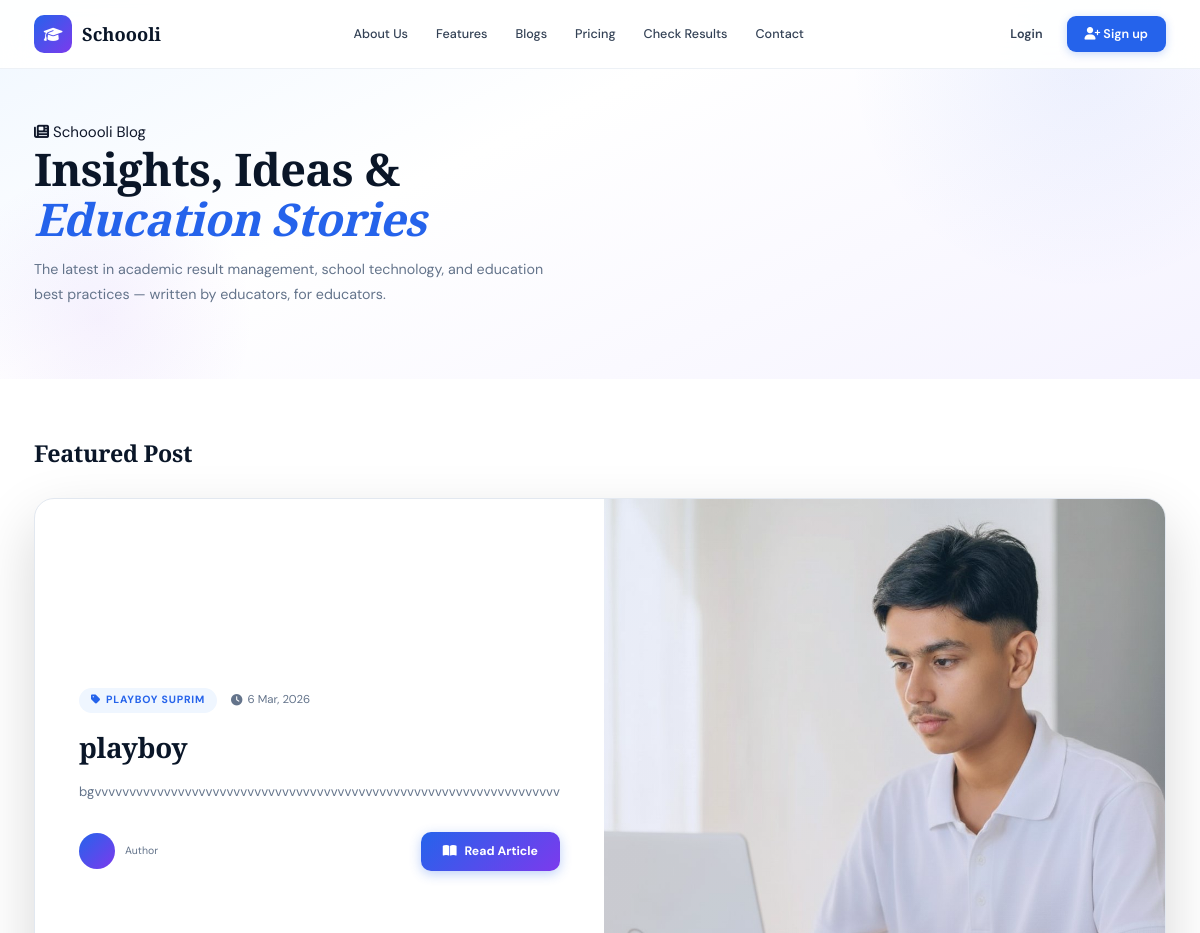
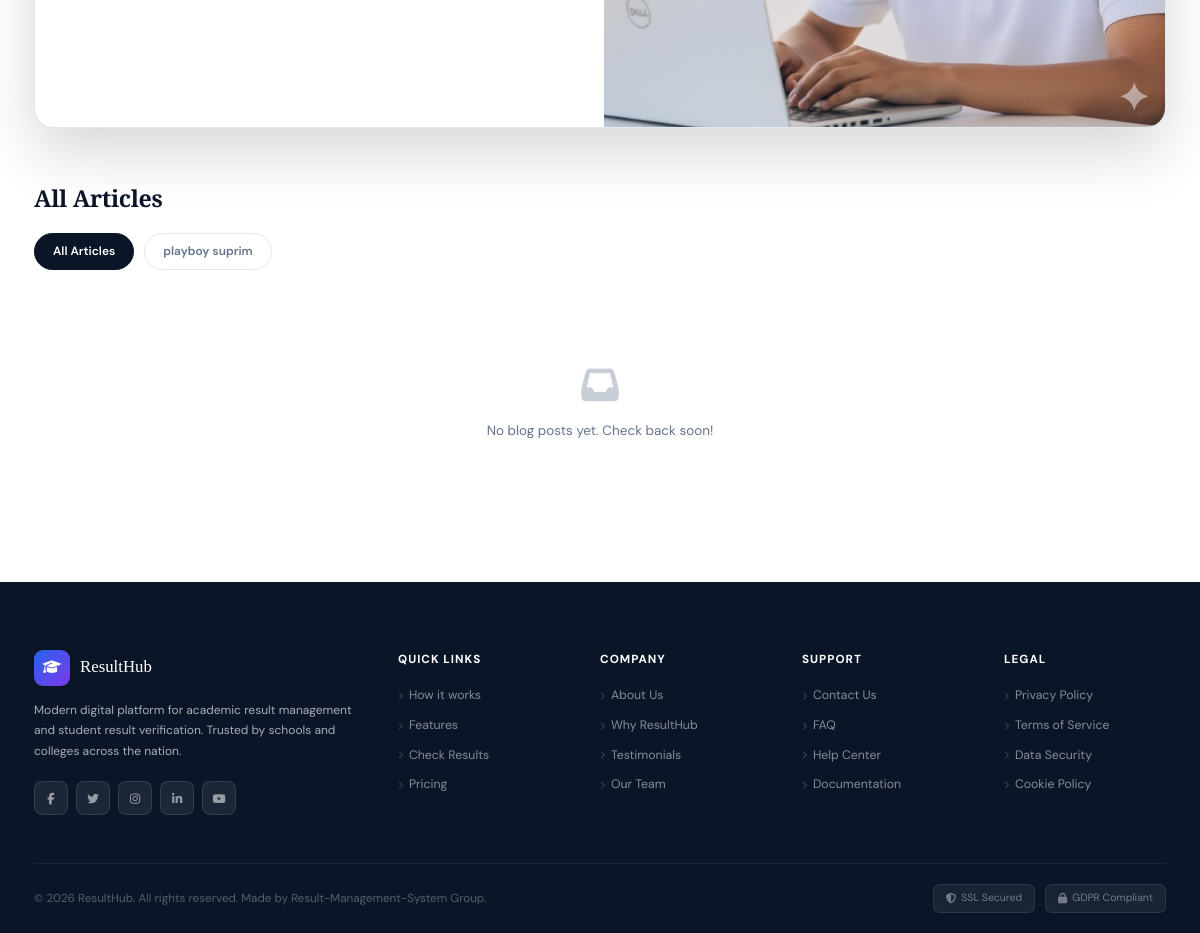
The app's page /blogs/, older data (2 pictures, top to bottom).
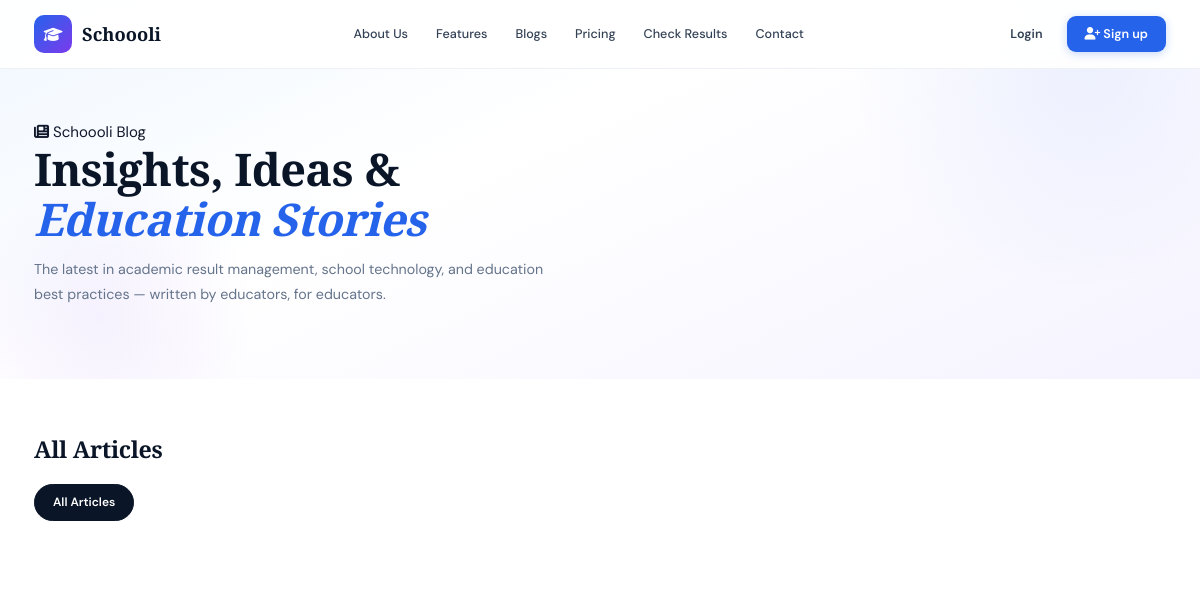
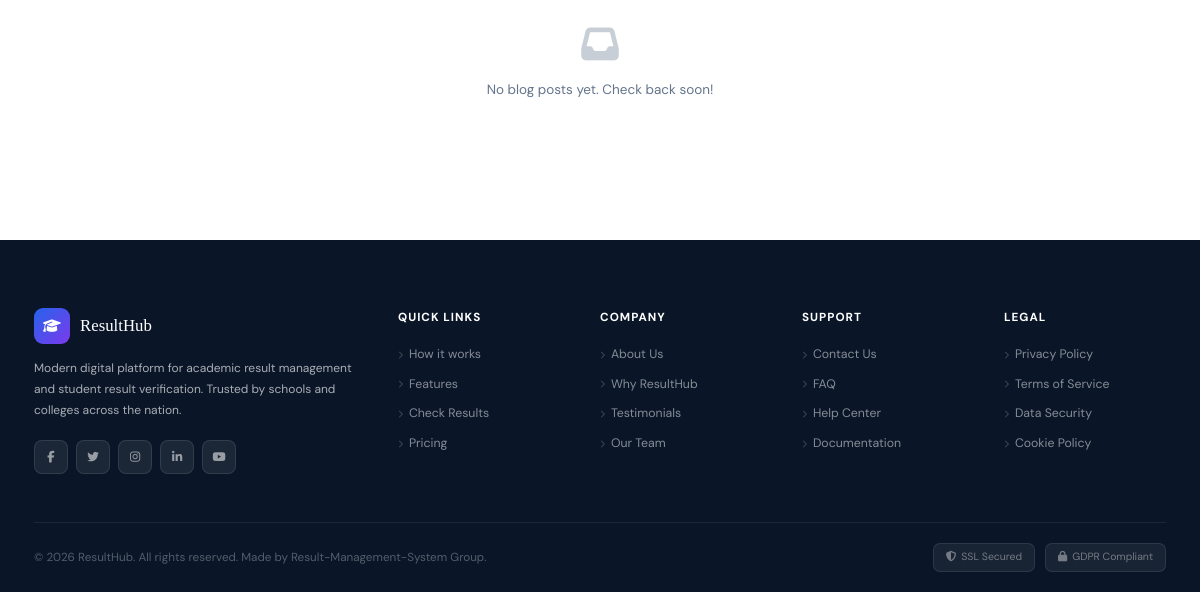
The same page, newer data (2 pictures, top to bottom).
### results/models.py (models this page shows, shortened)
class Blog(models.Model):
    title = models.CharField(max_length=300)
    slug = models.SlugField(unique=True, blank=True)
    excerpt = models.TextField(help_text="Short summary of the blog post (150-200 characters)")
    content = HTMLField(help_text="Write your blog content here")
    featured_image = models.ImageField(upload_to='blog_images/', null=True, blank=True)
    category = models.ForeignKey(BlogCategory, on_delete=models.SET_NULL, null=True, blank=True)
    author = models.ForeignKey(User, on_delete=models.CASCADE, related_name='blog_posts')
    meta_description = models.CharField(max_length=160, blank=True, help_text="SEO meta description")
    meta_keywords = models.CharField(max_length=200, blank=True, help_text="comma-separated keywords")
    is_published = models.BooleanField(default=True)
    featured = models.BooleanField(default=False, help_text="Mark as featured blog")
    created_at = models.DateTimeField(auto_now_add=True)
    updated_at = models.DateTimeField(auto_now=True)
    views = models.IntegerField(default=0)
    class Meta:
        ordering = ['-created_at']
        verbose_name = "Blog Post"
        verbose_name_plural = "Blog Posts"

class BlogCategory(models.Model):
    name = models.CharField(max_length=100, unique=True)
    slug = models.SlugField(unique=True, blank=True)
    description = models.TextField(blank=True, null=True)
    class Meta:
        verbose_name_plural = "Blog Categories"

### results/views.py (the view)
# urls.py: path('blogs/', views.blog_list, name='blog_list'),
def blog_list(request):
    page_num = request.GET.get('page', 1)
    category_slug = request.GET.get('category')
    blogs = Blog.objects.filter(is_published=True).order_by('-created_at')
    current_category = None
    if category_slug:
        current_category = get_object_or_404(BlogCategory, slug=category_slug)
        blogs = blogs.filter(category=current_category)
    featured_post = blogs.filter(featured=True).first()
    if featured_post:
        blogs = blogs.exclude(id=featured_post.id)
    categories = BlogCategory.objects.all()
    paginator = Paginator(blogs, 6)  # 6 posts per page
    page_obj = paginator.get_page(page_num)
    context = {
        'featured_post': featured_post,
        'posts': page_obj,
        'categories': categories,
        'current_category': current_category,
    }
    return render(request, 'results/blogs.html', context)

### results/templates/results/blogs.html (shortened to what this page needs)
{% extends 'results/base.html' %}
{% load static %}
{% block content %}
<section class="blog-hero">
  <div class="blog-hero-inner">
    <div class="section-label"><i class="fas fa-newspaper"></i> Schoooli Blog</div>
    <h1>Insights, Ideas &amp;<br><em>Education Stories</em></h1>
    <p>The latest in academic result management, school technology, and education best practices — written by educators, for educators.</p>
  </div>
</section>
{% if featured_post %}
<section class="featured-section">
  <div class="section-head">
    <h2 class="section-title">Featured Post</h2>
  </div>
  <a href="{% url 'blog_detail' featured_post.slug %}" class="featured-card">
    <div class="featured-content">
      <div class="post-meta">
        {% if featured_post.category %}
        <span class="post-cat cat-blue">
          <i class="fas fa-tag"></i>
          {{ featured_post.category.name }}
        </span>
        {% endif %}
        <span class="post-date">
          <i class="fas fa-clock"></i>
          {{ featured_post.created_at|date:"j M, Y" }}
        </span>
      </div>
      <h2>{{ featured_post.title }}</h2>
      <p>{{ featured_post.excerpt }}</p>
      <div class="post-footer">
        <div class="author-row">
          <div class="author-av">
          </div>
          <div>
            <div class="author-role">Author</div>
          </div>
        </div>
        <span class="read-btn"><i class="fas fa-book-open"></i> Read Article</span>
      </div>
    </div>
    <div class="featured-img">
      {% if featured_post.featured_image %}
        <img src="{{ featured_post.featured_image.url }}" alt="{{ featured_post.title }}">
      {% else %}
        <img src="https://images.unsplash.com/photo-1509062522246-3755977927d7?w=800&q=80" alt="{{ featured_post.title }}">
      {% endif %}
    </div>
  </a>
</section>
{% endif %}
<section class="filter-section">
  <div class="section-head" style="margin-bottom:16px">
    <h2 class="section-title">All Articles</h2>
  </div>
  <div class="filter-row">
    <a href="{% url 'blog_list' %}"
       class="filter-pill {% if not current_category %}active{% endif %}">
      All Articles
    </a>
    {% for cat in categories %}
    <a href="{% url 'blog_list_by_category' cat.slug %}"
       class="filter-pill {% if current_category.id == cat.id %}active{% endif %}">
      {{ cat.name }}
    </a>
    {% endfor %}
  </div>
</section>
<section class="posts-section">
  <div class="posts-grid">
    {% for post in posts %}
    <a href="{% url 'blog_detail' post.slug %}" class="post-card">
      <div class="post-thumb">
        {% if post.featured_image %}
          <img src="{{ post.featured_image.url }}" alt="{{ post.title }}">
        {% else %}
          <div style="width: 100%; height: 100%; background: linear-gradient(135deg, var(--blue-light), var(--violet-bg)); display: flex; align-items: center; justify-content: center;">
            <i class="fas fa-image" style="font-size: 3rem; color: rgba(0,0,0,0.1);"></i>
          </div>
        {% endif %}
        {% if post.category %}
        <span class="thumb-cat post-cat cat-blue">
          <i class="fas fa-tag"></i> {{ post.category.name }}
        </span>
        {% endif %}
      </div>
      <div class="post-body">
        <h3 class="post-title">{{ post.title }}</h3>
        <p class="post-excerpt">{{ post.excerpt }}</p>
        <div class="post-card-foot">
          <span class="read-more">
            <i class="fas fa-arrow-right"></i> Read More
          </span>
          <span class="read-time">
            <i class="fas fa-clock"></i> {{ post.read_time }}
          </span>
        </div>
      </div>
    </a>
    {% empty %}
    <div class="empty-state">
      <i class="fas fa-inbox"></i>
      <p>No blog posts yet. Check back soon!</p>
    </div>
    {% endfor %}
  </div>
</section>
{% endblock %}

Row changes from the older to the newer data that the page shows:
removed Blog: category.name "PLAYBOY SUPRIM", created_at "6 Mar, 2026", title "playboy", excerpt "bgvvvvvvvvvvvvvvvvvvvvvvvvvvvvvvvvvvvvvvvvvvvvvvvvvvvvvvvvvvvvvvvvvvv", featured_image (picture)
removed BlogCategory: name "playboy suprim"
Text that changed along with them:
text no longer shown: "Featured Post Author Read Article"
